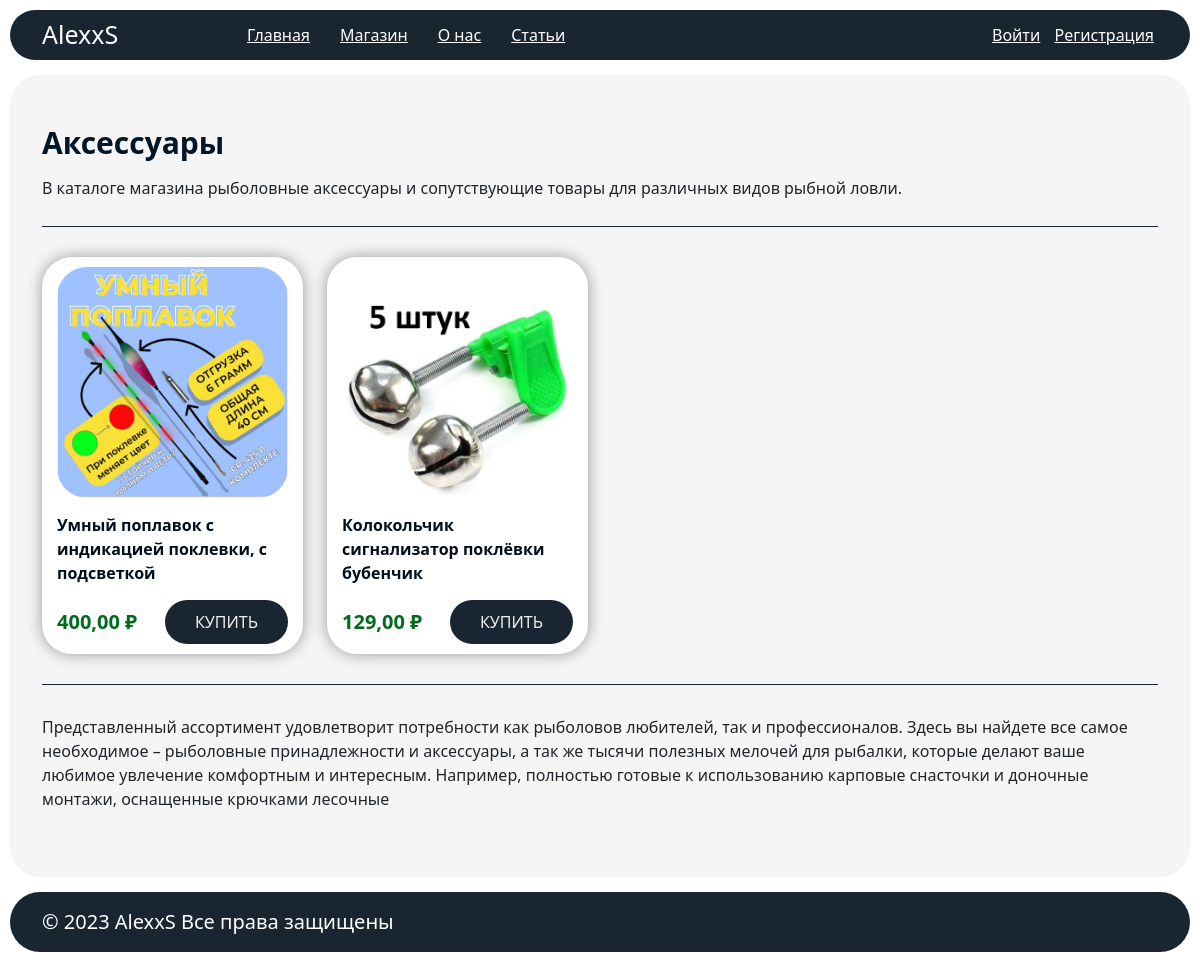
Before: /shop/category/accessories/ with the older database file.
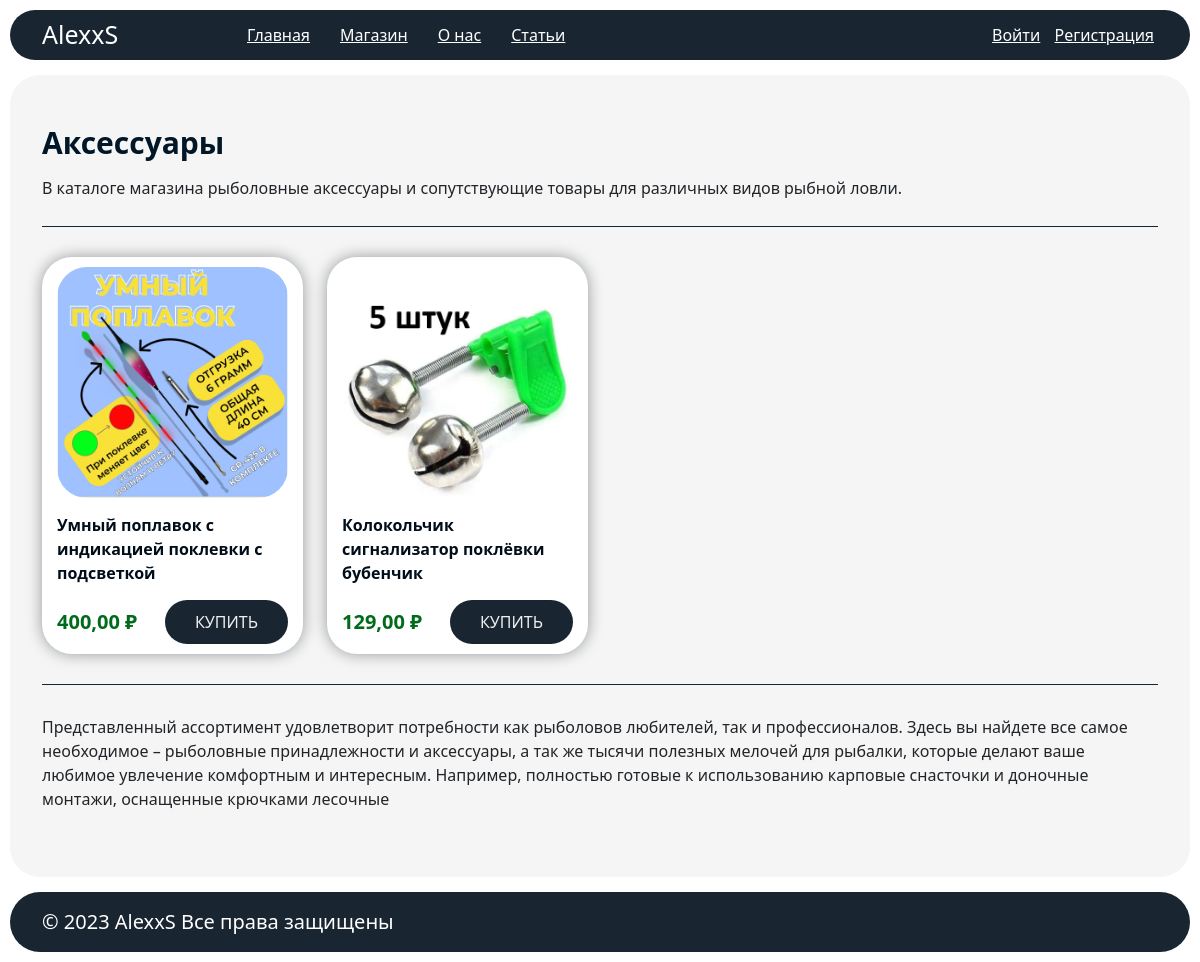
After: the same page with the newer database file.
### shopapp/models.py (models this page shows, shortened)
class Product(models.Model):
    name = models.CharField(max_length=150, verbose_name="Название", default="")
    slug = models.SlugField(unique=True, verbose_name="Символьный код", default="", blank=True)
    image = models.ImageField(upload_to='static/images/products/', default="", blank=True)
    h1 = models.CharField(max_length=150, verbose_name="Заголовок H1", default="", blank=True)
    price = models.DecimalField(verbose_name="Цена", max_digits=10, decimal_places=2, null=False, blank=False)
    category_id = models.ForeignKey(Category, verbose_name="Категории", on_delete=models.SET_DEFAULT, default="")
    announce = models.TextField(max_length=500, verbose_name="Краткое описание", default="", blank=True)
    description = models.TextField(verbose_name="Описание", default="", blank=True)
    characteristics = JSONField(default=list, verbose_name="Характеристики")
    seo_title = models.CharField(max_length=150, verbose_name="Seo Title", default="", blank=True)
    seo_description = models.TextField(max_length=500, verbose_name="Seo Description", default="", blank=True)
    seo_keywords = models.CharField(max_length=100, verbose_name="Seo Keywords", default="", blank=True)
    class Meta:
        verbose_name = "товар"
        verbose_name_plural = "товары"

### shopapp/views.py (the view)
# urls.py: path('category/<slug:slug>/', views.detail_category, name='detail_category'),
def detail_category(request, slug):
    category = get_object_or_404(Category, slug=slug)
    categories = Category.objects.filter(parent_id=category.pk)
    products = Product.objects.filter(category_id=category.pk)
    return render(request, template_name="detail_category.html",
                  context={"categories": categories,
                           "products": products,
                           "category": category})

### templates/detail_category.html (shortened to what this page needs)
{% extends "base.html" %}
{% block content %}
    <section class="main__content">
        <div class="container">
            <h1>{% if category.h1 %}{{ category.h1 }}{% else %}{{ category.name }}{% endif %}</h1>
            <div class="top__text">{{ category.announce|safe }}</div>
            <div class="product__list">
                <div class="row">
                    {% for product in products %}
                        <div class="col-md-3">
                            <div class="item">
                                <div class="image"><img src="{{ product.image.url }}" alt="{{ product.name }}"></div>
                                <div class="title"><a
                                        href="{% url "detail_product" slug=product.slug %}">{{ product.name }}</a></div>
                                <div class="price__block">
                                    <div class="price">{{ product.price }} ₽</div>
                                    <div class="button">Купить</div>
                                </div>
                            </div>
                        </div>
                    {% endfor %}
                </div>
            </div>
            <div class="bottom__text">{{ category.description|safe }}</div>
        </div>
    </section>
{% endblock %}

Changed rows visible on the page:
changed Product: name "Умный поплавок с индикацией поклевки, с подсветкой" → "Умный поплавок с индикацией поклевки с подсветкой"
